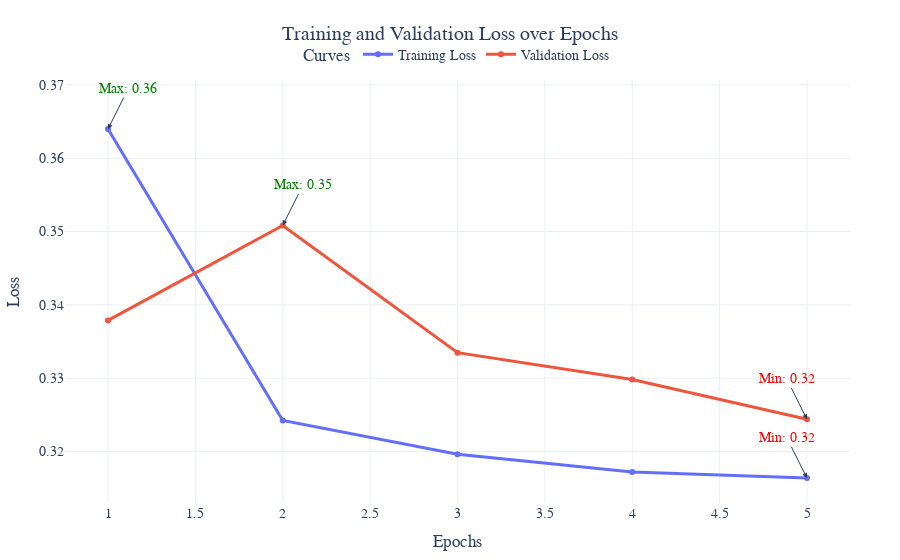

The notebook cell saved with this chart:
### Code cell
trainer = Trainer(
    model=model,
    config=TrainerConfig(
        criterion='cross_entropy',
        optimizer='adam',
        early_stopping_patience=3,
        learning_rate=1e-3,
        weight_decay=1e-5,
        save_weights_path="./models/bert_adult.pth",
        batch_size=128
    )
)
trainer.train(train_dataset, val_dataset, epochs=5, visualize=True)

### Figure 1 — Plotly figure (JSON) as saved in the notebook; plotly's stock layout.template omitted (floating-point values rounded to 4 significant figures)
{"data": [{"hovertemplate": "%{x}, %{y}<extra>Training Loss</extra>", "line": {"width": 3}, "marker": {"size": 6}, "mode": "lines+markers", "name": "Training Loss", "type": "scatter", "x": [1, 2, 3, 4, 5], "y": [0.364, 0.3242, 0.3196, 0.3172, 0.3164]}, {"hovertemplate": "%{x}, %{y}<extra>Validation Loss</extra>", "line": {"width": 3}, "marker": {"size": 6}, "mode": "lines+markers", "name": "Validation Loss", "type": "scatter", "x": [1, 2, 3, 4, 5], "y": [0.3379, 0.3508, 0.3335, 0.3298, 0.3244]}], "layout": {"annotations": [{"arrowhead": 2, "ax": -20, "ay": -40, "font": {"color": "red"}, "showarrow": true, "text": "Min: 0.32", "x": 5, "y": 0.3164}, {"arrowhead": 2, "ax": 20, "ay": -40, "font": {"color": "green"}, "showarrow": true, "text": "Max: 0.36", "x": 1, "y": 0.364}, {"arrowhead": 2, "ax": -20, "ay": -40, "font": {"color": "red"}, "showarrow": true, "text": "Min: 0.32", "x": 5, "y": 0.3244}, {"arrowhead": 2, "ax": 20, "ay": -40, "font": {"color": "green"}, "showarrow": true, "text": "Max: 0.35", "x": 2, "y": 0.3508}], "font": {"family": "Arial, sans-serif", "size": 14}, "legend": {"orientation": "h", "title": {"text": "Curves"}, "x": 0.5, "xanchor": "center", "y": 1.02, "yanchor": "bottom"}, "margin": {"b": 50, "l": 50, "r": 50, "t": 80}, "title": {"text": "Training and Validation Loss over Epochs", "x": 0.5, "xanchor": "center"}, "xaxis": {"title": {"text": "Epochs"}}, "yaxis": {"title": {"text": "Loss"}}}}
